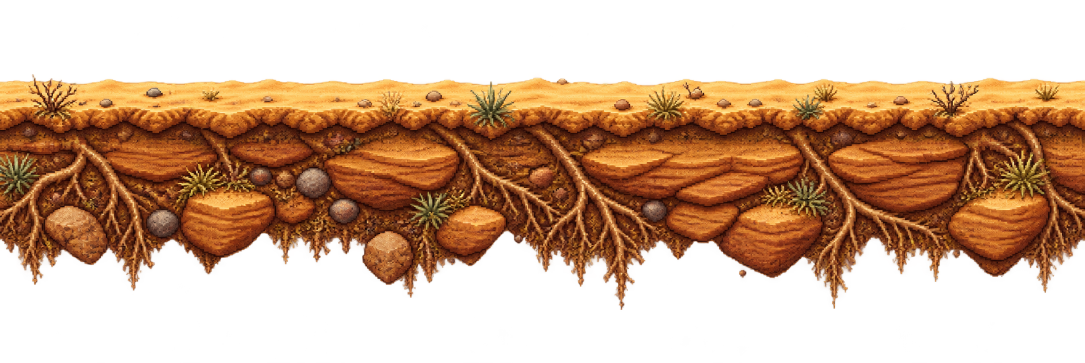
#> input picture assets/environment/desert/desert_ground_source_v1.png, 2169 x 725 px (shown at 1/2 size)
$ python build_desert_art.py
#> lines starting #> are read from the running program, lines starting #| are printed output that depends on the picture; after the words box and inside, x2 and y2 are one past the last pixel; in counts of white or black regions, pixels touching at a corner belong together
### tools/art/build_post_demo_enemies.py
"""Prepare six post-demo biome candidate sheets for Godot.

The input PNGs are generated source art. This script only slices, scales and
aligns their poses; it never paints new character details. Run from anywhere:
python tools/art/build_post_demo_enemies.py
"""

from pathlib import Path
from collections import deque

from PIL import Image, ImageDraw
import numpy as np


ROOT = Path(__file__).resolve().parents[2]
ASSETS = ROOT / "assets/sprites/enemies"
SOURCES = ASSETS / "sources/post_demo"
REVIEW = ROOT / "docs/art-review"
CANVAS = (128, 96)
SPECS = (
    ("deserto", "abelha_africanizada", "AbelhaAfricanizada", "Voador", 10, 14),
    ("deserto", "rato_preto", "RatoPreto", "Rapido", 5, 10),
    ("deserto", "burro_selvagem", "BurroSelvagem", "Robusto", 3, 5),
    ("tundra", "mosquito_artico", "MosquitoArtico", "Voador", 10, 14),
    ("tundra", "lebre_europeia", "LebreEuropeia", "Rapido", 5, 10),
    ("tundra", "ganso_das_neves", "GansoDasNeves", "Robusto", 3, 5),
)


def largest_figure(cell: Image.Image) -> Image.Image:
    """Discard detached pieces of an adjacent generated pose in a grid cell."""
    alpha = np.asarray(cell.getchannel("A"))
    solid = alpha > 24
    seen = np.zeros(solid.shape, dtype=bool)
    height, width = solid.shape
    best = []
    for y, x in zip(*np.nonzero(solid)):
        if seen[y, x]:
            continue
        group = []
        queue = deque([(int(y), int(x))])
        seen[y, x] = True
        while queue:
            cy, cx = queue.popleft()
            group.append((cy, cx))
            for ny, nx in ((cy - 1, cx), (cy + 1, cx), (cy, cx - 1), (cy, cx + 1),
                           (cy - 1, cx - 1), (cy - 1, cx + 1), (cy + 1, cx - 1), (cy + 1, cx + 1)):
                if 0 <= ny < height and 0 <= nx < width and solid[ny, nx] and not seen[ny, nx]:
                    seen[ny, nx] = True
                    queue.append((ny, nx))
        if len(group) > len(best):
            best = group
    assert best
    # Keep the original antialiased edge around the selected figure.
    chosen = Image.new("L", cell.size)
    pixels = chosen.load()
    for y, x in best:
        for ny in range(max(0, y - 2), min(height, y + 3)):
            for nx in range(max(0, x - 2), min(width, x + 3)):
                pixels[nx, ny] = 255
    result = cell.copy()
    result.putalpha(Image.composite(cell.getchannel("A"), Image.new("L", cell.size), chosen))
    return result


# [109 lines left out: functions sprite_frames_resource, enemy_scene, build, make_review, not called in this run]


# [4 lines that do not run on import are left out]

### tools/art/build_desert_art.py
"""Slice approved-candidate desert art into Godot textures and a boss SpriteFrames.

Source illustrations are generated images. This script only crops, aligns,
scales, and previews them; it does not invent poses or repaint the artwork.
"""

from pathlib import Path

from PIL import Image, ImageDraw, ImageOps

from build_post_demo_enemies import largest_figure


ROOT = Path(__file__).resolve().parents[2]
DESERT = ROOT / "assets/environment/desert"
SNAKE = ROOT / "assets/sprites/bosses/sand_viper"
REVIEW = ROOT / "docs/art-review"
CANVAS = (512, 320)


# [21 lines left out: function grid_cells, not called in this run]


def build_ground() -> None:
    source = Image.open(DESERT / "desert_ground_source_v1.png").convert("RGBA")
#> source is the input picture: PIL image 2169x725 RGBA; mean R, G, B, A 81.5, 46.8, 20, 123
    # Remove the transparent margin above the sand; make one 1024-pixel strip.
    crop = source.crop((0, 130, source.width, 620))
    crop = crop.resize((1024, 232), Image.Resampling.LANCZOS)
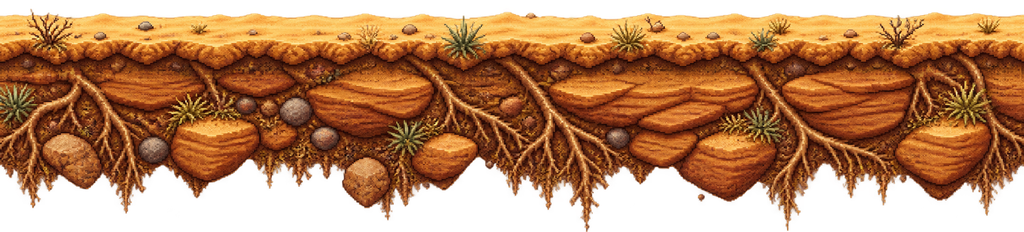
#> crop: PIL image 1024x232 RGBA; mean R, G, B, A 119.7, 68.6, 29.3, 182; transparent parts drawn white
    crop.save(DESERT / "desert_ground_tile_v1.png")


def build_interactables() -> None:
    source = Image.open(DESERT / "desert_interactables_source_v1.png").convert("RGBA")
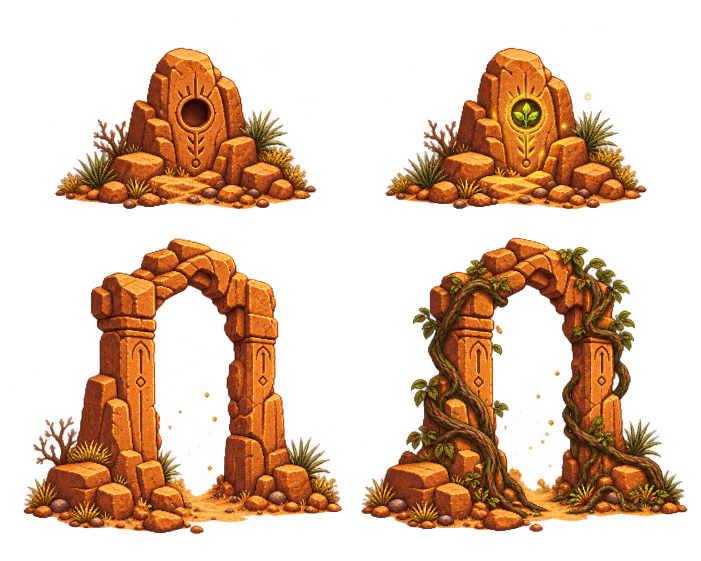
#> input picture assets/environment/desert/desert_interactables_source_v1.png, 1402 x 1122 px (shown at 1/2 size)
#> source is the input picture: PIL image 1402x1122 RGBA; mean R, G, B, A 68.5, 33.8, 10.9, 87.4
    half_w, half_h = source.width // 2, source.height // 2
#> half_w = 701; half_h = 561
    specs = (
        (0, 0, "desert_checkpoint_off_v1.png", (192, 128), (172, 115)),
        (1, 0, "desert_checkpoint_on_v1.png", (192, 128), (172, 115)),
        (0, 1, "desert_portal_v1.png", (192, 176), (184, 170)),
        (1, 1, "desert_portal_forest_v1.png", (192, 176), (184, 170)),
    )
    for col, row, filename, canvas_size, fit in specs:
        left = 0 if col == 0 else half_w
        right = half_w if col == 0 else source.width
        upper = 0 if row == 0 else half_h
        lower = half_h if row == 0 else source.height
        cell = largest_figure(source.crop((left, upper, right, lower)))
        bbox = cell.getchannel("A").point(lambda a: 255 if a > 16 else 0).getbbox()
        assert bbox is not None, filename
        cell = cell.crop(bbox)
        factor = min(fit[0] / cell.width, fit[1] / cell.height)
        cell = cell.resize((round(cell.width * factor), round(cell.height * factor)), Image.Resampling.LANCZOS)
        canvas = Image.new("RGBA", canvas_size)
        canvas.alpha_composite(cell, ((canvas_size[0] - cell.width) // 2, canvas_size[1] - cell.height))
        canvas.save(DESERT / filename)
#> this loop made 4 passes
#> bbox on passes 1 to 4: (109, 95, 633, 418), (69, 95, 593, 419), (47, 0, 684, 507), (21, 0, 674, 503)
#> pass 1, in largest_figure, `alpha = np.asarray(cell.getchannel("A"))`:
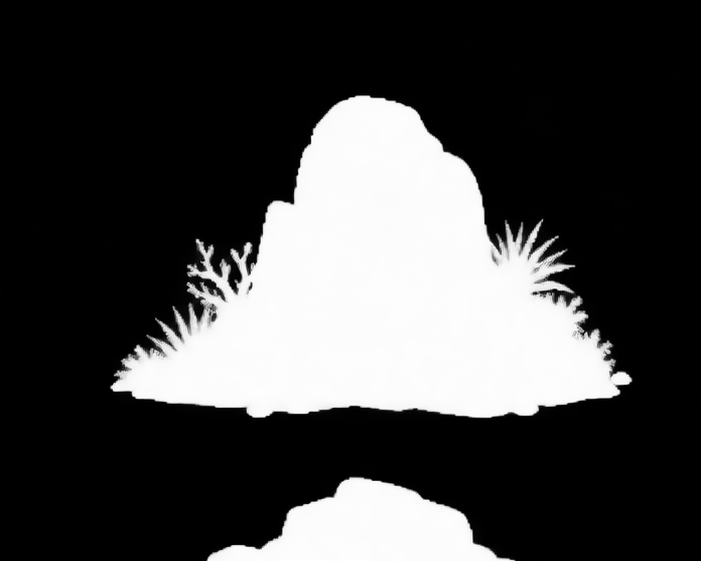
#> alpha: shape (561, 701); min 0, max 255, mean 67.2
#> pass 1, in largest_figure, `solid = alpha > 24`:
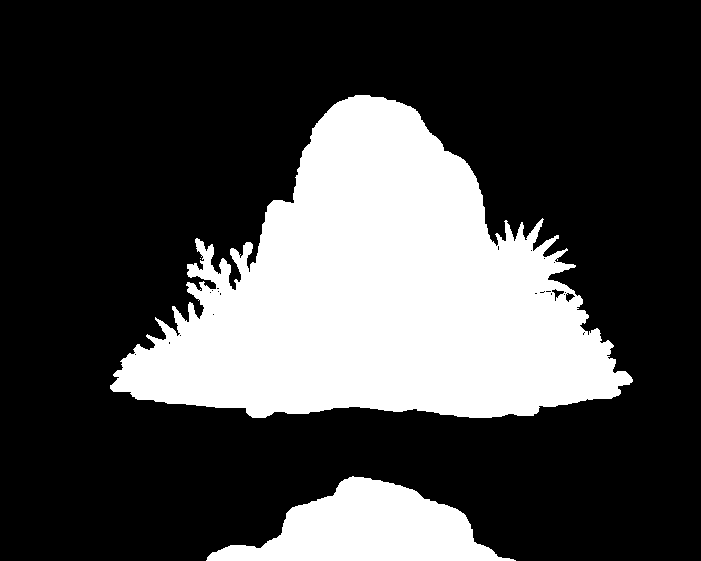
#> solid: shape (561, 701) bool; 27.6% white; 3 white regions (1 under 20 px), largest, box (x1, y1, x2, y2) and area: (110, 95, 633, 418) 94585, (206, 476, 516, 561) 14136
#> pass 1, in largest_figure, `result = cell.copy()`:
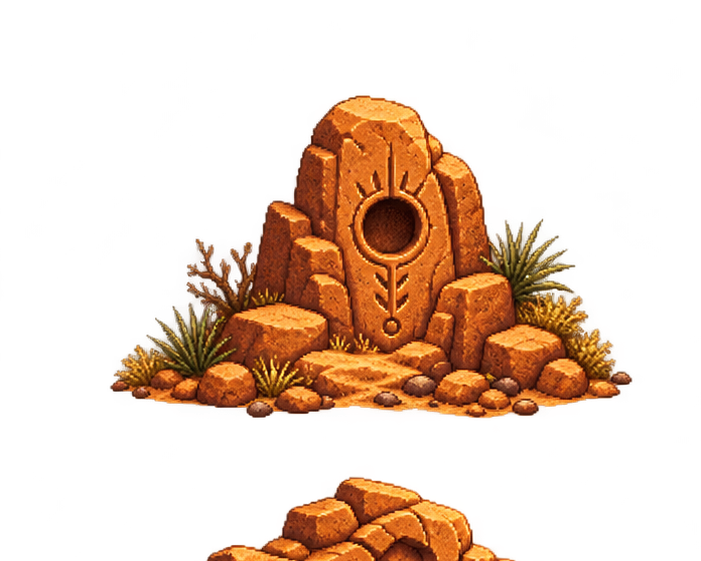
#> result: PIL image 701x561 RGBA; mean R, G, B, A 52.4, 26.3, 9, 67.2; transparent parts drawn white
#> after the loop:
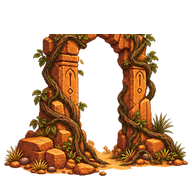
#> canvas: PIL image 192x176 RGBA; mean R, G, B, A 60.7, 33, 10.7, 101; transparent parts drawn white
#> after the loop:
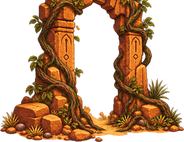
#> cell: PIL image 184x142 RGBA; mean R, G, B, A 78.5, 42.7, 13.8, 130.6; transparent parts drawn white


def build_area_modules() -> dict[str, Path]:
#> (the run stopped early here; a loop or call above may not have finished)
